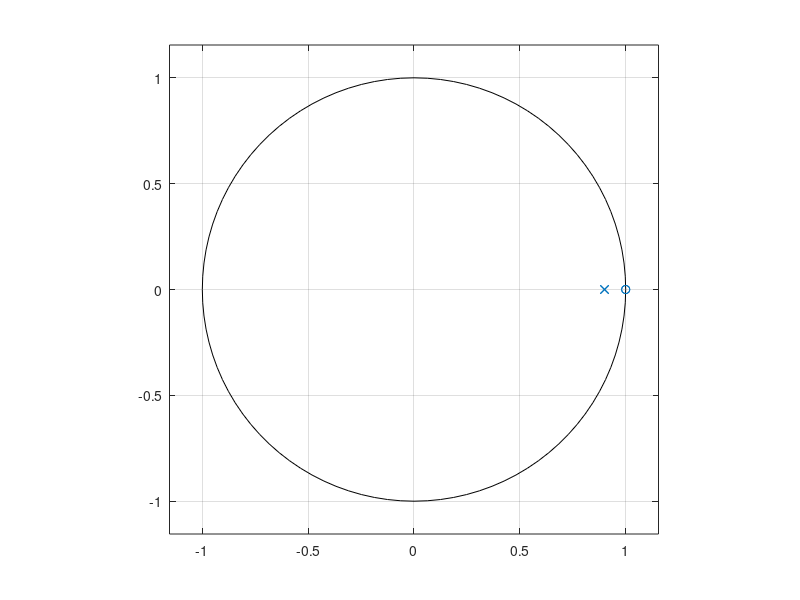
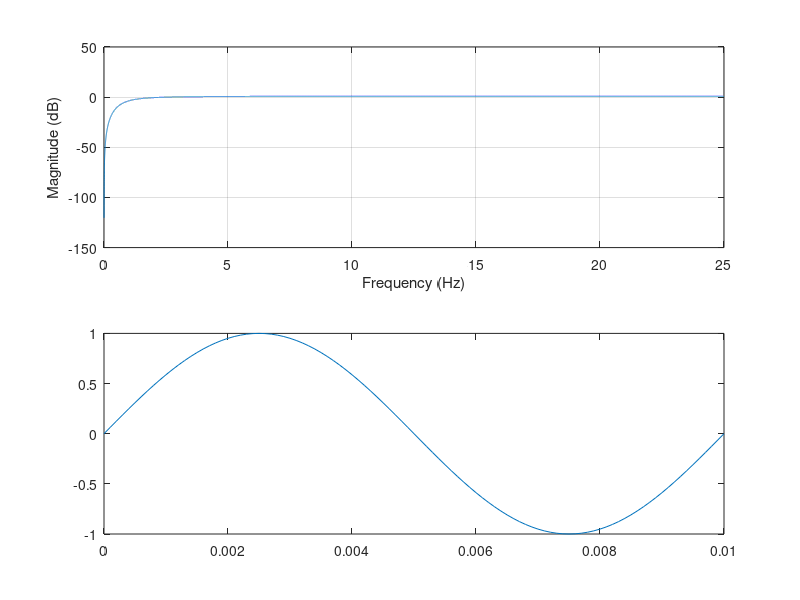

Recreate these plots in MATLAB, in order.
fs = 50;             %#sampling rate
f0 = 100;                %#notch frequency
fn = fs/2;              %#Nyquist frequency
freqRatio = f0/fn;      %#ratio of notch freq. to Nyquist freq.

notchWidth = 0.1;       %#width of the notch

%Compute zeros
notchZeros = [exp( sqrt(-1)*pi*freqRatio ), exp( -sqrt(-1)*pi*freqRatio )];

%#Compute poles
notchPoles = (1-notchWidth) * notchZeros;

figure;
zplane(notchZeros.', notchPoles.');

b = poly( notchZeros ); %# Get moving average filter coefficients
a = poly( notchPoles ); %# Get autoregressive filter coefficients

figure;
freqz(b,a,32000,fs)

t = [0:0.0001:0.01];
x = sin((2*pi*t)/0.01);
plot(t,x);

%#filter signal x
y = filter(b,a,x);